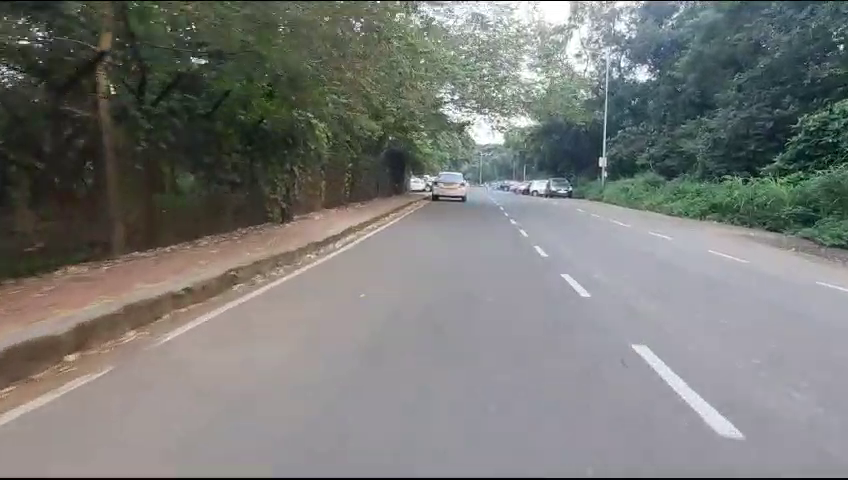
#> input picture frame 51 of testvideos/trynew1.mp4, 848 x 480 px, given in place of harder_challenge_video.mp4, which was not available
$ python m.py
#> lines starting #> are read from the running program, lines starting #| are printed output that depends on the picture; after the words box and inside, x2 and y2 are one past the last pixel; in counts of white or black regions, pixels touching at a corner belong together; pictures that were not available may be replaced by others from this repository, and a replacement may not be noted
#> further down, frame is the input picture: shape (480, 848, 3); mean B, G, R 119.1, 122.2, 120.8
################################################################################
######## LANE DETECTION PROJECT ################################################
################################################################################
# BY:           CAN OZCIVELEK
# DATE:         DECEMBER 2018
#
# DESCRIPTION:  THIS  PROJECT WAS CREATED  TO DEMONSTRATE HOW  A  LANE DETECTION
#               SYSTEM WORKS  ON CARS EQUIPPED WITH A FRONT  FACING CAMERA. WITH
#               THE HELP OF OPENCV LIBRARIES IT IS POSSIBLE TO DESIGN ALGORITHMS
#               THAT CAN  IDENTIFY LANE LINES, AND PREDICT STEERING ANGLES, ALSO
#               WARN  DRIVERS  IF THE CAR IS  DRIFTING  AWAY FROM  CURRENT LANE.
################################################################################


# IMPORT NECESSARY LIBRARIES
import cv2
import numpy as np
import os
from scipy import optimize
from matplotlib import pyplot as plt, cm, colors

# Defining variables to hold meter-to-pixel conversion
ym_per_pix = 30 / 720
# Standard lane width is 3.7 meters divided by lane width in pixels which is
# calculated to be approximately 720 pixels not to be confused with frame height
xm_per_pix = 3.7 / 720

# Get path to the current working directory
CWD_PATH = os.getcwd()


################################################################################
######## START - FUNCTIONS TO PERFORM IMAGE PROCESSING #########################
################################################################################

################################################################################
#### START - FUNCTION TO READ AN INPUT IMAGE ###################################
def readVideo():

    # Read input video from current working directory
    inpImage = cv2.VideoCapture(os.path.join(CWD_PATH, 'testvideos/harder_challenge_video.mp4'))

    return inpImage
#### END - FUNCTION TO READ AN INPUT IMAGE #####################################
################################################################################


################################################################################
#### START - FUNCTION TO PROCESS IMAGE #########################################
def processImage(inpImage):

    # Apply HLS color filtering to filter out white lane lines
    hls = cv2.cvtColor(inpImage, cv2.COLOR_BGR2HLS)
    lower_white = np.array([0, 160, 10])
    upper_white = np.array([255, 255, 255])
    mask = cv2.inRange(inpImage, lower_white, upper_white)
    hls_result = cv2.bitwise_and(inpImage, inpImage, mask = mask)

    # Convert image to grayscale, apply threshold, blur & extract edges
    gray = cv2.cvtColor(hls_result, cv2.COLOR_BGR2GRAY)
    ret, thresh = cv2.threshold(gray, 160, 255, cv2.THRESH_BINARY)
    blur = cv2.GaussianBlur(thresh,(3, 3), 0)
    canny = cv2.Canny(blur, 40, 60)

    # [7 lines of commented-out code are left out]

    return image, hls_result, gray, thresh, blur, canny
#### END - FUNCTION TO PROCESS IMAGE ###########################################
################################################################################


################################################################################
#### START - FUNCTION TO APPLY PERSPECTIVE WARP ################################
def perspectiveWarp(inpImage):

    # Get image size
    img_size = (inpImage.shape[1], inpImage.shape[0])

    # Perspective points to be warped
    src = np.float32([[590, 440],
                      [690, 440],
                      [200, 640],
                      [1000, 640]])

    # Window to be shown
    dst = np.float32([[200, 0],
                      [1200, 0],
                      [200, 710],
                      [1200, 710]])

    # Matrix to warp the image for birdseye window
    matrix = cv2.getPerspectiveTransform(src, dst)
    # Inverse matrix to unwarp the image for final window
    minv = cv2.getPerspectiveTransform(dst, src)
    birdseye = cv2.warpPerspective(inpImage, matrix, img_size)
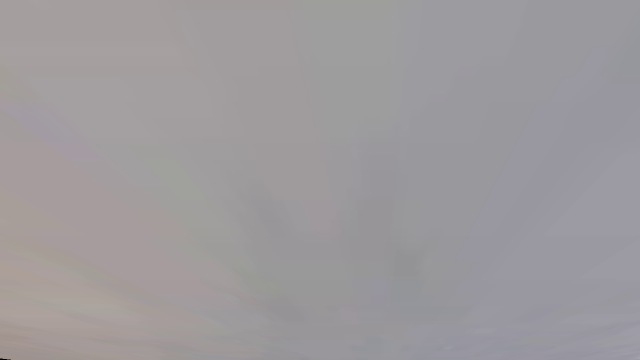
#> birdseye: shape (720, 1280, 3) (shown at 1/2 size); mean B, G, R 157.2, 154.3, 157.9

    # Get the birdseye window dimensions
    height, width = birdseye.shape[:2]

    # Divide the birdseye view into 2 halves to separate left & right lanes
    birdseyeLeft  = birdseye[0:height, 0:width // 2]
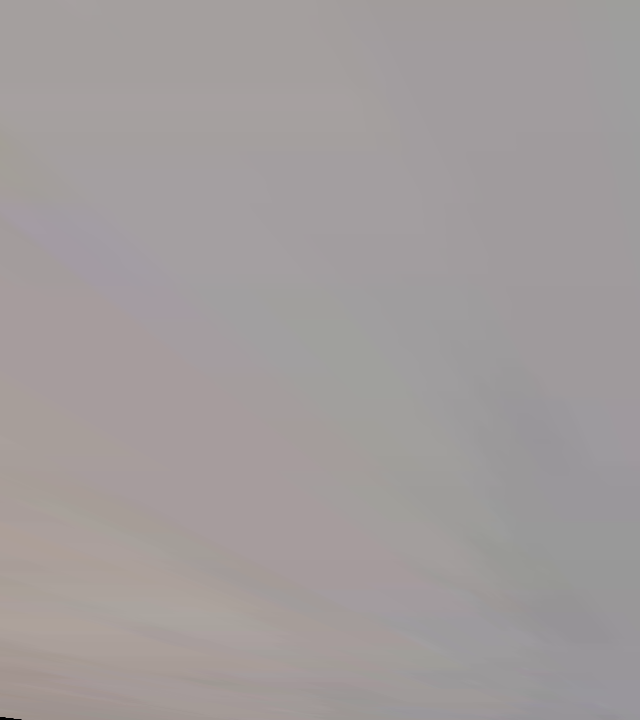
#> birdseyeLeft: shape (720, 640, 3); mean B, G, R 156.5, 156.4, 162.1
    birdseyeRight = birdseye[0:height, width // 2:width]

    # Display birdseye view image
    # cv2.imshow("Birdseye" , birdseye)
    # cv2.imshow("Birdseye Left" , birdseyeLeft)
    # cv2.imshow("Birdseye Right", birdseyeRight)

    return birdseye, birdseyeLeft, birdseyeRight, minv
#### END - FUNCTION TO APPLY PERSPECTIVE WARP ##################################
################################################################################


################################################################################
#### START - FUNCTION TO PLOT THE HISTOGRAM OF WARPED IMAGE ####################
def plotHistogram(inpImage):

    histogram = np.sum(inpImage[inpImage.shape[0] // 2:, :], axis = 0)

    midpoint = int(histogram.shape[0] / 2)
    leftxBase = np.argmax(histogram[:midpoint])
    rightxBase = np.argmax(histogram[midpoint:]) + midpoint

    plt.xlabel("Image X Coordinates")
    plt.ylabel("Number of White Pixels")

    # Return histogram and x-coordinates of left & right lanes to calculate
    # lane width in pixels
    return histogram, leftxBase, rightxBase
#### END - FUNCTION TO PLOT THE HISTOGRAM OF WARPED IMAGE ######################
################################################################################


################################################################################
#### START - APPLY SLIDING WINDOW METHOD TO DETECT CURVES ######################
def slide_window_search(binary_warped, histogram):

    # Find the start of left and right lane lines using histogram info
    out_img = np.dstack((binary_warped, binary_warped, binary_warped)) * 255
    midpoint = int(histogram.shape[0] / 2)
    leftx_base = np.argmax(histogram[:midpoint])
    rightx_base = np.argmax(histogram[midpoint:]) + midpoint

    # A total of 9 windows will be used
    nwindows = 9
    window_height = int(binary_warped.shape[0] / nwindows)
    nonzero = binary_warped.nonzero()
    nonzeroy = np.array(nonzero[0])
    nonzerox = np.array(nonzero[1])
    leftx_current = leftx_base
    rightx_current = rightx_base
    margin = 100
    minpix = 50
    left_lane_inds = []
    right_lane_inds = []

    #### START - Loop to iterate through windows and search for lane lines #####
    for window in range(nwindows):
        win_y_low = binary_warped.shape[0] - (window + 1) * window_height
        win_y_high = binary_warped.shape[0] - window * window_height
        win_xleft_low = leftx_current - margin
        win_xleft_high = leftx_current + margin
        win_xright_low = rightx_current - margin
        win_xright_high = rightx_current + margin
        cv2.rectangle(out_img, (win_xleft_low, win_y_low), (win_xleft_high, win_y_high),
        (0,255,0), 2)
        cv2.rectangle(out_img, (win_xright_low,win_y_low), (win_xright_high,win_y_high),
        (0,255,0), 2)
        good_left_inds = ((nonzeroy >= win_y_low) & (nonzeroy < win_y_high) &
        (nonzerox >= win_xleft_low) &  (nonzerox < win_xleft_high)).nonzero()[0]
        good_right_inds = ((nonzeroy >= win_y_low) & (nonzeroy < win_y_high) &
        (nonzerox >= win_xright_low) &  (nonzerox < win_xright_high)).nonzero()[0]
        left_lane_inds.append(good_left_inds)
        right_lane_inds.append(good_right_inds)
        if len(good_left_inds) > minpix:
            leftx_current = int(np.mean(nonzerox[good_left_inds]))
        if len(good_right_inds) > minpix:
            rightx_current = int(np.mean(nonzerox[good_right_inds]))
    #### END - Loop to iterate through windows and search for lane lines #######

    left_lane_inds = np.concatenate(left_lane_inds)
    right_lane_inds = np.concatenate(right_lane_inds)

    leftx = nonzerox[left_lane_inds]
    lefty = nonzeroy[left_lane_inds]
    rightx = nonzerox[right_lane_inds]
    righty = nonzeroy[right_lane_inds]

    # Apply 2nd degree polynomial fit to fit curves
    left_fit = np.polyfit(lefty, leftx, 2)
    right_fit = np.polyfit(righty, rightx, 2)


    ploty = np.linspace(0, binary_warped.shape[0]-1, binary_warped.shape[0])
    left_fitx = left_fit[0] * ploty**2 + left_fit[1] * ploty + left_fit[2]
    right_fitx = right_fit[0] * ploty**2 + right_fit[1] * ploty + right_fit[2]

    ltx = np.trunc(left_fitx)
    rtx = np.trunc(right_fitx)
    plt.plot(right_fitx)
    # plt.show()

    out_img[nonzeroy[left_lane_inds], nonzerox[left_lane_inds]] = [255, 0, 0]
    out_img[nonzeroy[right_lane_inds], nonzerox[right_lane_inds]] = [0, 0, 255]

    # plt.imshow(out_img)
    plt.plot(left_fitx,  ploty, color = 'yellow')
    plt.plot(right_fitx, ploty, color = 'yellow')
    plt.xlim(0, 1280)
    plt.ylim(720, 0)

    return ploty, left_fit, right_fit, ltx, rtx
#### END - APPLY SLIDING WINDOW METHOD TO DETECT CURVES ########################
################################################################################


################################################################################
#### START - APPLY GENERAL SEARCH METHOD TO DETECT CURVES ######################
def general_search(binary_warped, left_fit, right_fit):

    nonzero = binary_warped.nonzero()
    nonzeroy = np.array(nonzero[0])
    nonzerox = np.array(nonzero[1])
    margin = 100
    left_lane_inds = ((nonzerox > (left_fit[0]*(nonzeroy**2) + left_fit[1]*nonzeroy +
    left_fit[2] - margin)) & (nonzerox < (left_fit[0]*(nonzeroy**2) +
    left_fit[1]*nonzeroy + left_fit[2] + margin)))

    right_lane_inds = ((nonzerox > (right_fit[0]*(nonzeroy**2) + right_fit[1]*nonzeroy +
    right_fit[2] - margin)) & (nonzerox < (right_fit[0]*(nonzeroy**2) +
    right_fit[1]*nonzeroy + right_fit[2] + margin)))

    leftx = nonzerox[left_lane_inds]
    lefty = nonzeroy[left_lane_inds]
    rightx = nonzerox[right_lane_inds]
    righty = nonzeroy[right_lane_inds]
    left_fit = np.polyfit(lefty, leftx, 2)
    right_fit = np.polyfit(righty, rightx, 2)
    ploty = np.linspace(0, binary_warped.shape[0]-1, binary_warped.shape[0])
    left_fitx = left_fit[0]*ploty**2 + left_fit[1]*ploty + left_fit[2]
    right_fitx = right_fit[0]*ploty**2 + right_fit[1]*ploty + right_fit[2]


    ## VISUALIZATION ###########################################################

    out_img = np.dstack((binary_warped, binary_warped, binary_warped))*255
    window_img = np.zeros_like(out_img)
    out_img[nonzeroy[left_lane_inds], nonzerox[left_lane_inds]] = [255, 0, 0]
    out_img[nonzeroy[right_lane_inds], nonzerox[right_lane_inds]] = [0, 0, 255]

    left_line_window1 = np.array([np.transpose(np.vstack([left_fitx-margin, ploty]))])
    left_line_window2 = np.array([np.flipud(np.transpose(np.vstack([left_fitx+margin,
                                  ploty])))])
    left_line_pts = np.hstack((left_line_window1, left_line_window2))
    right_line_window1 = np.array([np.transpose(np.vstack([right_fitx-margin, ploty]))])
    right_line_window2 = np.array([np.flipud(np.transpose(np.vstack([right_fitx+margin, ploty])))])
    right_line_pts = np.hstack((right_line_window1, right_line_window2))

    cv2.fillPoly(window_img, np.int_([left_line_pts]), (0, 255, 0))
    cv2.fillPoly(window_img, np.int_([right_line_pts]), (0, 255, 0))
    result = cv2.addWeighted(out_img, 1, window_img, 0.3, 0)

    # plt.imshow(result)
    plt.plot(left_fitx,  ploty, color = 'yellow')
    plt.plot(right_fitx, ploty, color = 'yellow')
    plt.xlim(0, 1280)
    plt.ylim(720, 0)

    ret = {}
    ret['leftx'] = leftx
    ret['rightx'] = rightx
    ret['left_fitx'] = left_fitx
    ret['right_fitx'] = right_fitx
    ret['ploty'] = ploty

    return ret
#### END - APPLY GENERAL SEARCH METHOD TO DETECT CURVES ########################
################################################################################


################################################################################
#### START - FUNCTION TO MEASURE CURVE RADIUS ##################################
def measure_lane_curvature(ploty, leftx, rightx):

    leftx = leftx[::-1]  # Reverse to match top-to-bottom in y
    rightx = rightx[::-1]  # Reverse to match top-to-bottom in y

    # Choose the maximum y-value, corresponding to the bottom of the image
    y_eval = np.max(ploty)

    # Fit new polynomials to x, y in world space
    left_fit_cr = np.polyfit(ploty*ym_per_pix, leftx*xm_per_pix, 2)
    right_fit_cr = np.polyfit(ploty*ym_per_pix, rightx*xm_per_pix, 2)

    # Calculate the new radii of curvature
    left_curverad  = ((1 + (2*left_fit_cr[0]*y_eval*ym_per_pix + left_fit_cr[1])**2)**1.5) / np.absolute(2*left_fit_cr[0])
    right_curverad = ((1 + (2*right_fit_cr[0]*y_eval*ym_per_pix + right_fit_cr[1])**2)**1.5) / np.absolute(2*right_fit_cr[0])
    # Now our radius of curvature is in meters
    # print(left_curverad, 'm', right_curverad, 'm')

    # Decide if it is a left or a right curve
    if leftx[0] - leftx[-1] > 60:
        curve_direction = 'Left Curve'
    elif leftx[-1] - leftx[0] > 60:
        curve_direction = 'Right Curve'
    else:
        curve_direction = 'Straight'

    return (left_curverad + right_curverad) / 2.0, curve_direction
#### END - FUNCTION TO MEASURE CURVE RADIUS ####################################
################################################################################


################################################################################
#### START - FUNCTION TO VISUALLY SHOW DETECTED LANES AREA #####################
def draw_lane_lines(original_image, warped_image, Minv, draw_info):

    leftx = draw_info['leftx']
    rightx = draw_info['rightx']
    left_fitx = draw_info['left_fitx']
    right_fitx = draw_info['right_fitx']
    ploty = draw_info['ploty']

    warp_zero = np.zeros_like(warped_image).astype(np.uint8)
    color_warp = np.dstack((warp_zero, warp_zero, warp_zero))

    pts_left = np.array([np.transpose(np.vstack([left_fitx, ploty]))])
    pts_right = np.array([np.flipud(np.transpose(np.vstack([right_fitx, ploty])))])
    pts = np.hstack((pts_left, pts_right))

    mean_x = np.mean((left_fitx, right_fitx), axis=0)
    pts_mean = np.array([np.flipud(np.transpose(np.vstack([mean_x, ploty])))])

    cv2.fillPoly(color_warp, np.int_([pts]), (0, 255, 0))
    cv2.fillPoly(color_warp, np.int_([pts_mean]), (0, 255, 255))

    newwarp = cv2.warpPerspective(color_warp, Minv, (original_image.shape[1], original_image.shape[0]))
    result = cv2.addWeighted(original_image, 1, newwarp, 0.3, 0)

    return pts_mean, result
#### END - FUNCTION TO VISUALLY SHOW DETECTED LANES AREA #######################
################################################################################


#### START - FUNCTION TO CALCULATE DEVIATION FROM LANE CENTER ##################
################################################################################
def offCenter(meanPts, inpFrame):

    # Calculating deviation in meters
    mpts = meanPts[-1][-1][-2].astype(int)
    pixelDeviation = inpFrame.shape[1] / 2 - abs(mpts)
    deviation = pixelDeviation * xm_per_pix
    direction = "left" if deviation < 0 else "right"

    return deviation, direction
################################################################################
#### END - FUNCTION TO CALCULATE DEVIATION FROM LANE CENTER ####################


################################################################################
#### START - FUNCTION TO ADD INFO TEXT TO FINAL IMAGE ##########################
def addText(img, radius, direction, deviation, devDirection):

    # Add the radius and center position to the image
    font = cv2.FONT_HERSHEY_TRIPLEX

    if (direction != 'Straight'):
        text = 'Radius of Curvature: ' + '{:04.0f}'.format(radius) + 'm'
        text1 = 'Curve Direction: ' + (direction)

    else:
        text = 'Radius of Curvature: ' + 'N/A'
        text1 = 'Curve Direction: ' + (direction)

    cv2.putText(img, text , (50,100), font, 0.8, (0,100, 200), 2, cv2.LINE_AA)
    cv2.putText(img, text1, (50,150), font, 0.8, (0,100, 200), 2, cv2.LINE_AA)

    # Deviation
    deviation_text = 'Off Center: ' + str(round(abs(deviation), 3)) + 'm' + ' to the ' + devDirection
    cv2.putText(img, deviation_text, (50, 200), cv2.FONT_HERSHEY_TRIPLEX, 0.8, (0,100, 200), 2, cv2.LINE_AA)

    return img
#### END - FUNCTION TO ADD INFO TEXT TO FINAL IMAGE ############################
################################################################################

################################################################################
######## END - FUNCTIONS TO PERFORM IMAGE PROCESSING ###########################
################################################################################

################################################################################
################################################################################
################################################################################
################################################################################

################################################################################
######## START - MAIN FUNCTION #################################################
################################################################################

# Read the input image
image = readVideo()

################################################################################
#### START - LOOP TO PLAY THE INPUT IMAGE ######################################
while True:

    _, frame = image.read()
    frame = cv2.resize(frame, (1280, 720))


    # Apply perspective warping by calling the "perspectiveWarp()" function
    # Then assign it to the variable called (birdView)
    # Provide this function with:
    # 1- an image to apply perspective warping (frame)
    birdView, birdViewL, birdViewR, minverse = perspectiveWarp(frame)
#> minverse = [[0.1, -0.796, 570], [-1.11e-16, -0.507, 440], [-2.53e-19, -0.00123, 1]]


    # Apply image processing by calling the "processImage()" function
    # Then assign their respective variables (img, hls, grayscale, thresh, blur, canny)
    # Provide this function with:
    # 1- an already perspective warped image to process (birdView)
    img, hls, grayscale, thresh, blur, canny = processImage(birdView)
#> in processImage, `mask = cv2.inRange(inpImage, lower_white, upper_white)`:
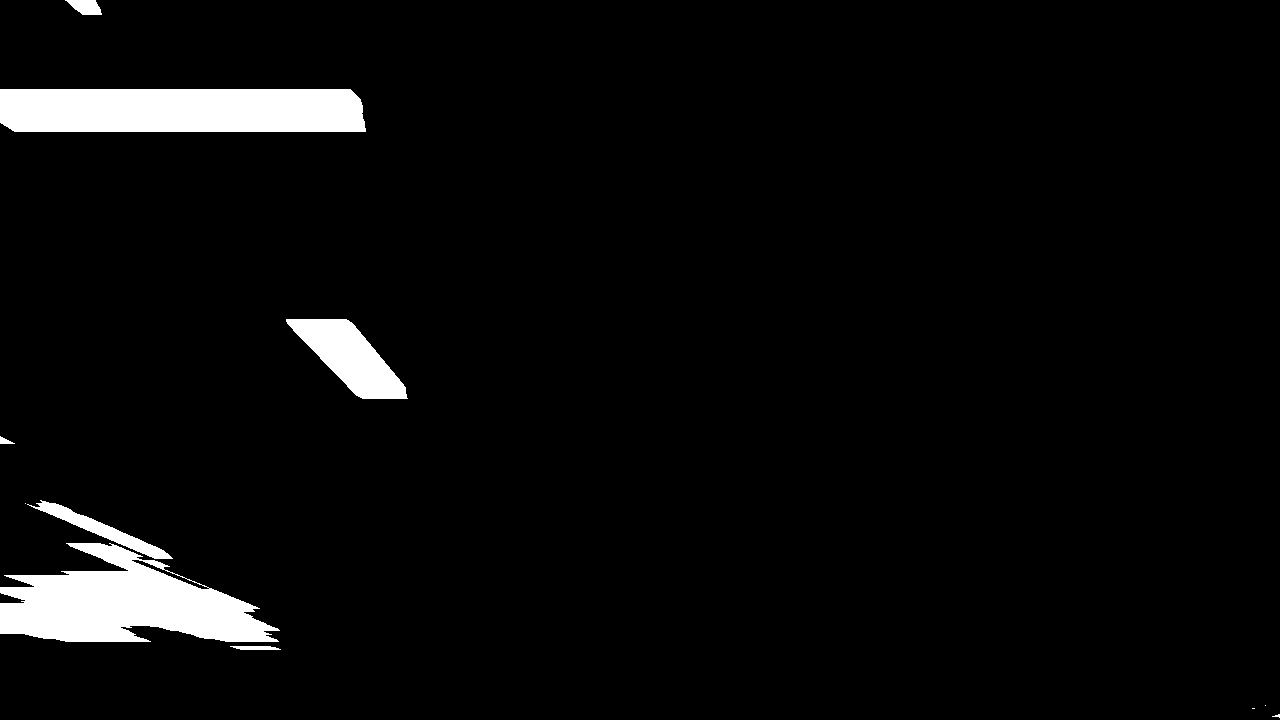
#> mask: shape (720, 1280); 4.2% white; 11 white regions (4 under 20 px), largest, box (x1, y1, x2, y2) and area: (0, 543, 280, 642) 16137, (0, 89, 366, 132) 15484, (286, 319, 408, 399) 4857
#> in processImage, `hls_result = cv2.bitwise_and(inpImage, inpImage, mask = mask)`:
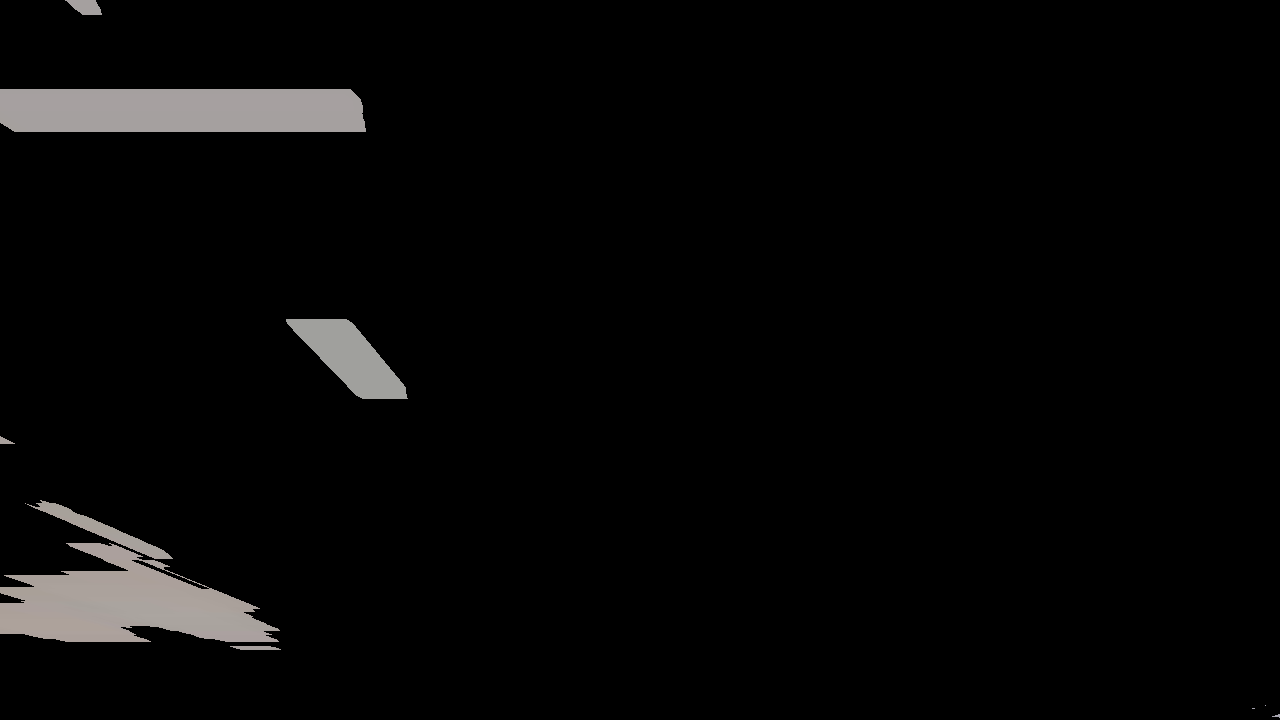
#> hls_result: shape (720, 1280, 3); mean B, G, R 6.6, 6.8, 7
#> (the rest of the program and of its run is left out)
